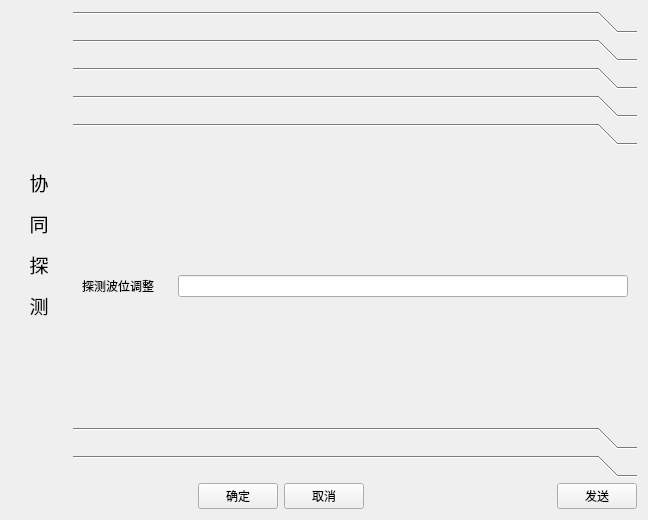
<?xml version="1.0" encoding="UTF-8"?>
<ui version="4.0">
 <class>CDlgScanSynergy01</class>
 <widget class="QWidget" name="CDlgScanSynergy01">
  <property name="geometry">
   <rect>
    <x>0</x>
    <y>0</y>
    <width>648</width>
    <height>520</height>
   </rect>
  </property>
  <property name="windowTitle">
   <string>Form</string>
  </property>
  <layout class="QVBoxLayout" name="verticalLayout">
   <item>
    <layout class="QHBoxLayout" name="horizontalLayout" stretch="1,10">
     <item>
      <widget class="QLabel" name="label">
       <property name="text">
        <string>&lt;html&gt;&lt;head/&gt;&lt;body&gt;&lt;p&gt;&lt;span style=&quot; font-size:14pt;&quot;&gt;协&lt;/span&gt;&lt;/p&gt;&lt;p&gt;&lt;span style=&quot; font-size:14pt;&quot;&gt;同&lt;/span&gt;&lt;/p&gt;&lt;p&gt;&lt;span style=&quot; font-size:14pt;&quot;&gt;探&lt;/span&gt;&lt;/p&gt;&lt;p&gt;&lt;span style=&quot; font-size:14pt;&quot;&gt;测&lt;/span&gt;&lt;/p&gt;&lt;/body&gt;&lt;/html&gt;</string>
       </property>
       <property name="alignment">
        <set>Qt::AlignCenter</set>
       </property>
      </widget>
     </item>
     <item>
      <widget class="QToolBox" name="toolBox">
       <property name="currentIndex">
        <number>4</number>
       </property>
       <widget class="QWidget" name="page">
        <property name="geometry">
         <rect>
          <x>0</x>
          <y>0</y>
          <width>565</width>
          <height>287</height>
         </rect>
        </property>
        <attribute name="label">
         <string/>
        </attribute>
        <layout class="QVBoxLayout" name="verticalLayout_2">
         <item>
          <widget class="QLabel" name="label_2">
           <property name="text">
            <string>协同任务信息交互点</string>
           </property>
          </widget>
         </item>
        </layout>
       </widget>
       <widget class="QWidget" name="page_2">
        <property name="geometry">
         <rect>
          <x>0</x>
          <y>0</y>
          <width>565</width>
          <height>287</height>
         </rect>
        </property>
        <attribute name="label">
         <string/>
        </attribute>
        <layout class="QHBoxLayout" name="horizontalLayout_3">
         <item>
          <widget class="QLabel" name="label_3">
           <property name="text">
            <string>探测威力</string>
           </property>
          </widget>
         </item>
        </layout>
       </widget>
       <widget class="QWidget" name="page_3">
        <property name="geometry">
         <rect>
          <x>0</x>
          <y>0</y>
          <width>565</width>
          <height>287</height>
         </rect>
        </property>
        <attribute name="label">
         <string/>
        </attribute>
        <layout class="QHBoxLayout" name="horizontalLayout_4">
         <item>
          <widget class="QLabel" name="label_4">
           <property name="text">
            <string>探测精度</string>
           </property>
          </widget>
         </item>
        </layout>
       </widget>
       <widget class="QWidget" name="page_4">
        <property name="geometry">
         <rect>
          <x>0</x>
          <y>0</y>
          <width>565</width>
          <height>287</height>
         </rect>
        </property>
        <attribute name="label">
         <string/>
        </attribute>
        <layout class="QHBoxLayout" name="horizontalLayout_5">
         <item>
          <widget class="QLabel" name="label_5">
           <property name="text">
            <string>当前探测波位</string>
           </property>
          </widget>
         </item>
        </layout>
       </widget>
       <widget class="QWidget" name="page_5">
        <property name="geometry">
         <rect>
          <x>0</x>
          <y>0</y>
          <width>565</width>
          <height>287</height>
         </rect>
        </property>
        <attribute name="label">
         <string/>
        </attribute>
        <layout class="QHBoxLayout" name="horizontalLayout_6" stretch="1,5">
         <item>
          <widget class="QLabel" name="label_6">
           <property name="text">
            <string>探测波位调整</string>
           </property>
          </widget>
         </item>
         <item>
          <widget class="QLineEdit" name="lineEdit_3"/>
         </item>
        </layout>
       </widget>
       <widget class="QWidget" name="page_6">
        <property name="geometry">
         <rect>
          <x>0</x>
          <y>0</y>
          <width>565</width>
          <height>287</height>
         </rect>
        </property>
        <attribute name="label">
         <string/>
        </attribute>
        <layout class="QHBoxLayout" name="horizontalLayout_8" stretch="1,5">
         <item>
          <widget class="QLabel" name="label_7">
           <property name="text">
            <string>多重探测覆盖率</string>
           </property>
          </widget>
         </item>
         <item>
          <widget class="QLineEdit" name="lineEdit"/>
         </item>
        </layout>
       </widget>
       <widget class="QWidget" name="page_7">
        <property name="geometry">
         <rect>
          <x>0</x>
          <y>0</y>
          <width>565</width>
          <height>287</height>
         </rect>
        </property>
        <attribute name="label">
         <string/>
        </attribute>
        <layout class="QHBoxLayout" name="horizontalLayout_7" stretch="1,5">
         <item>
          <widget class="QLabel" name="label_8">
           <property name="text">
            <string>目标发现概率</string>
           </property>
          </widget>
         </item>
         <item>
          <widget class="QLineEdit" name="lineEdit_2"/>
         </item>
        </layout>
       </widget>
      </widget>
     </item>
    </layout>
   </item>
   <item>
    <layout class="QHBoxLayout" name="horizontalLayout_2">
     <item>
      <spacer name="horizontalSpacer">
       <property name="orientation">
        <enum>Qt::Horizontal</enum>
       </property>
       <property name="sizeHint" stdset="0">
        <size>
         <width>40</width>
         <height>20</height>
        </size>
       </property>
      </spacer>
     </item>
     <item>
      <widget class="QPushButton" name="pushButton">
       <property name="text">
        <string>  确定  </string>
       </property>
      </widget>
     </item>
     <item>
      <widget class="QPushButton" name="pushButton_2">
       <property name="text">
        <string>  取消  </string>
       </property>
      </widget>
     </item>
     <item>
      <spacer name="horizontalSpacer_2">
       <property name="orientation">
        <enum>Qt::Horizontal</enum>
       </property>
       <property name="sizeHint" stdset="0">
        <size>
         <width>40</width>
         <height>20</height>
        </size>
       </property>
      </spacer>
     </item>
     <item>
      <widget class="QPushButton" name="pushButton_3">
       <property name="text">
        <string>  发送  </string>
       </property>
      </widget>
     </item>
    </layout>
   </item>
  </layout>
 </widget>
 <resources/>
 <connections/>
</ui>
